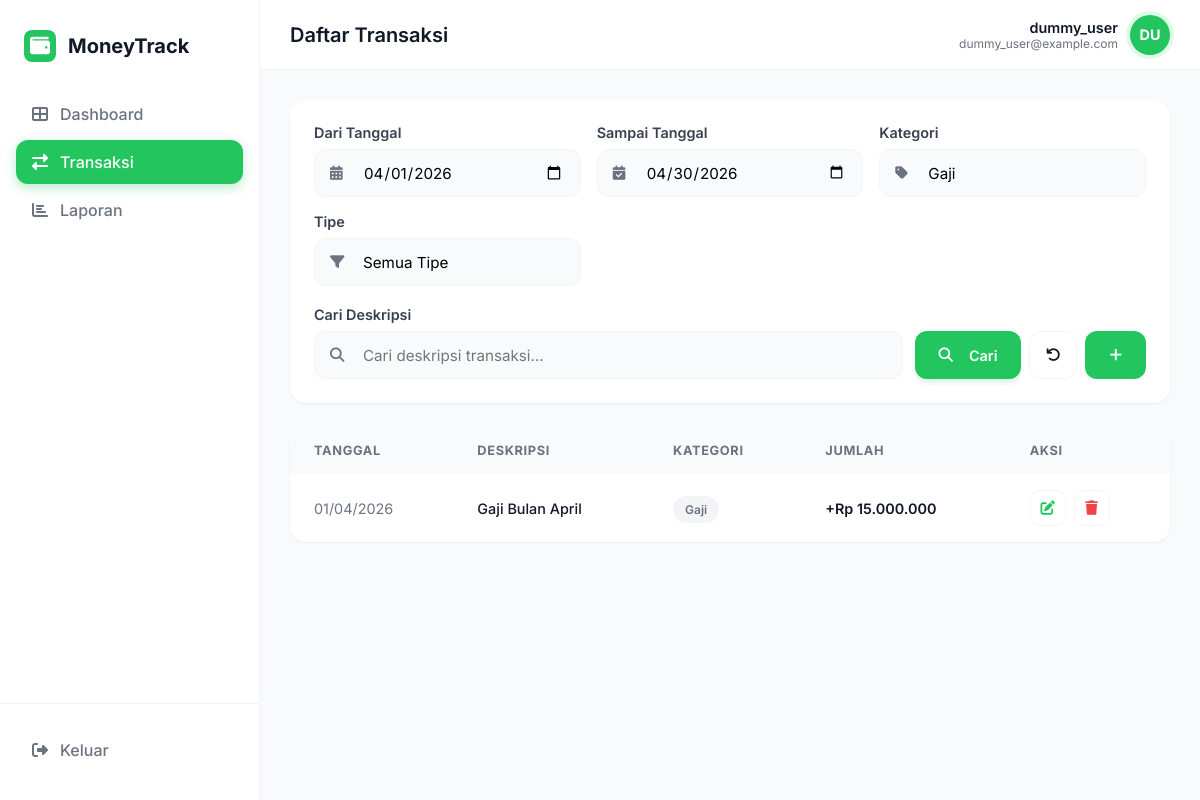
Screenshot of /transaksi.php?kategori_id=4 (signed in) with the database file from the repository.
### tables this page shows
CREATE TABLE IF NOT EXISTS transaksi (
    id INT AUTO_INCREMENT PRIMARY KEY,
    user_id INT NOT NULL,
    kategori_id INT NOT NULL,
    tipe ENUM('income', 'expense') NOT NULL,
    jumlah DECIMAL(15, 2) NOT NULL,
    tanggal DATE NOT NULL,
    deskripsi TEXT,
    FOREIGN KEY (user_id) REFERENCES users(id) ON DELETE CASCADE,
    FOREIGN KEY (kategori_id) REFERENCES kategori(id) ON DELETE CASCADE
);

CREATE TABLE IF NOT EXISTS kategori (
    id INT AUTO_INCREMENT PRIMARY KEY,
    nama_kategori VARCHAR(50) NOT NULL
);

### koneksi.php (called while the page is built, shortened)
<?php
function formatRupiah($angka) {
    return "Rp " . number_format($angka, 0, ',', '.');
}
?>

### transaksi.php (the view, shortened to what this page needs)
<?php
require_once 'koneksi.php';
$user_id = $_SESSION['user_id'];
$start_date = isset($_GET['start_date']) ? $_GET['start_date'] : date('Y-m-01');
$end_date = isset($_GET['end_date']) ? $_GET['end_date'] : date('Y-m-t');
$filter_kategori = isset($_GET['kategori_id']) ? $_GET['kategori_id'] : '';
$search = isset($_GET['search']) ? $_GET['search'] : '';
$query = "SELECT t.*, k.nama_kategori
          FROM transaksi t
          JOIN kategori k ON t.kategori_id = k.id
          WHERE t.user_id = :user_id
          AND t.tanggal BETWEEN :start_date AND :end_date";
$params = [':user_id' => $user_id, ':start_date' => $start_date, ':end_date' => $end_date];
if (!empty($filter_kategori)) { $query .= " AND t.kategori_id = :kategori_id"; $params[':kategori_id'] = $filter_kategori; }
$query .= " ORDER BY t.tanggal DESC, t.id DESC";
$stmt = $pdo->prepare($query);
$stmt->execute($params);
$transactions = $stmt->fetchAll();
$stmt_kat = $pdo->query("SELECT * FROM kategori");
$categories = $stmt_kat->fetchAll();
?>
<!DOCTYPE html>
<html lang="id">
<head>
    <link rel="stylesheet" href="style.css">
    <link rel="stylesheet" href="https://cdnjs.cloudflare.com/ajax/libs/font-awesome/6.4.0/css/all.min.css">
</head>
<body>
    <?php include 'sidebar.php'; ?>
    <main class="main-content">
        <?php include 'topbar.php'; ?>
        <div class="content-body">
            <div class="card" style="padding: 24px;">
                <form method="GET" action="transaksi.php" class="filter-section">
                    <div class="filter-row">
                        <div class="filter-group">
                            <label class="form-label">Dari Tanggal</label>
                            <div class="input-icon-wrapper">
                                <input type="date" name="start_date" class="form-control" value="<?= htmlspecialchars($start_date) ?>">
                            </div>
                        </div>
                        <div class="filter-group">
                            <label class="form-label">Sampai Tanggal</label>
                            <div class="input-icon-wrapper">
                                <input type="date" name="end_date" class="form-control" value="<?= htmlspecialchars($end_date) ?>">
                            </div>
                        </div>
                        <div class="filter-group">
                            <label class="form-label">Kategori</label>
                            <div class="input-icon-wrapper">
                                <select name="kategori_id" class="form-control">
                                    <?php foreach ($categories as $cat): ?>
                                        <option value="<?= $cat['id'] ?>" <?= $filter_kategori == $cat['id'] ? 'selected' : '' ?>>
                                            <?= htmlspecialchars($cat['nama_kategori']) ?>
                                        </option>
                                    <?php endforeach; ?>
                                </select>
                            </div>
                        </div>
                        <div class="filter-group">
                            <label class="form-label">Tipe</label>
                            <div class="input-icon-wrapper">
                                <select name="tipe" class="form-control">
                                    <option value="">Semua Tipe</option>
                                </select>
                            </div>
                        </div>
                    </div>
                    <div class="filter-actions">
                        <div class="filter-group" style="flex: 1;">
                            <label class="form-label">Cari Deskripsi</label>
                            <div class="input-icon-wrapper">
                                <input type="text" name="search" class="form-control" placeholder="Cari deskripsi transaksi..." value="<?= htmlspecialchars($search) ?>">
                            </div>
                        </div>
                        <div class="btn-group">
                            <button type="submit" class="btn btn-primary" style="height: 48px; padding: 0 24px;">
                                <i class="fas fa-search" style="margin-right: 8px;"></i> Cari
                            </button>
                            <a href="transaksi.php" class="btn btn-outline" style="height: 48px; width: 48px; display: flex; align-items: center; justify-content: center;" title="Reset Filter">
                                <i class="fas fa-undo"></i>
                            </a>
                            <a href="tambah.php" class="btn btn-success" style="height: 48px; padding: 0 24px; display: flex; align-items: center; justify-content: center; background: #22C55E; color: white;" title="Tambah Transaksi">
                                <i class="fas fa-plus"></i>
                            </a>
                        </div>
                    </div>
                </form>
            </div>
            <div class="card table-card">
                <div class="table-responsive">
                    <table class="table">
                        <thead>
                            <tr>
                                <th>Tanggal</th>
                                <th>Deskripsi</th>
                                <th>Kategori</th>
                                <th>Jumlah</th>
                                <th>Aksi</th>
                            </tr>
                        </thead>
                        <tbody>
                            <?php if (count($transactions) > 0): ?>
                                <?php foreach ($transactions as $t): ?>
                                    <tr>
                                        <td style="color: var(--text-muted);"><?= date('d/m/Y', strtotime($t['tanggal'])) ?></td>
                                        <td style="font-weight: 500;"><?= htmlspecialchars($t['deskripsi']) ?></td>
                                        <td>
                                            <span class="badge" style="background: #F3F4F6; color: var(--text-muted);">
                                                <?= htmlspecialchars($t['nama_kategori']) ?>
                                            </span>
                                        </td>
                                        <td style="font-weight: 600;" class="<?= $t['tipe'] == 'income' ? 'text-success' : 'text-danger' ?>">
                                            <?= $t['tipe'] == 'income' ? '+' : '-' ?><?= formatRupiah($t['jumlah']) ?>
                                        </td>
                                        <td>
                                            <div style="display: flex; gap: 8px;">
                                                <a href="edit.php?id=<?= $t['id'] ?>" class="btn btn-outline btn-icon" style="color: var(--primary);"><i class="fas fa-edit"></i></a>
                                                <a href="hapus.php?id=<?= $t['id'] ?>" class="btn btn-outline btn-icon btn-delete" style="color: var(--danger);"><i class="fas fa-trash"></i></a>
                                            </div>
                                        </td>
                                    </tr>
                                <?php endforeach; ?>
                            <?php else: ?>
                                <tr>
                                    <td colspan="5" style="text-align: center; padding: 40px;">Tidak ada transaksi yang ditemukan.</td>
                                </tr>
                            <?php endif; ?>
                        </tbody>
                    </table>
                </div>
            </div>
        </div>
    </main>
</body>
</html>

### style.css (style rules this page uses)
:root { --primary: #22C55E; --primary-dark: #16A34A; --primary-light: #DCFCE7; --bg-main: #F9FAFB; --sidebar-bg: #FFFFFF; --card-bg: #FFFFFF; --text-main: #111827; --text-muted: #6B7280; --border: #F3F4F6; --danger: #EF4444; --danger-light: #FEE2E2; --radius-lg: 16px; --radius-md: 12px; --shadow: 0 1px 3px 0 rgba(0, 0, 0, 0.05), 0 1px 2px -1px rgba(0, 0, 0, 0.05); --shadow-hover: 0 20px 25px -5px rgba(0, 0, 0, 0.1), 0 8px 10px -6px rgba(0, 0, 0, 0.1); --transition: all 0.3s cubic-bezier(0.4, 0, 0.2, 1); }
* { margin: 0; padding: 0; box-sizing: border-box; font-family: 'Inter', sans-serif; }
body { background-color: var(--bg-main); color: var(--text-main); display: flex; min-height: 100vh; overflow-x: hidden; }
.main-content { flex: 1; margin-left: 260px; display: flex; flex-direction: column; }
.content-body { padding: 30px; }
.card { background: var(--card-bg); border-radius: var(--radius-lg); box-shadow: var(--shadow); padding: 24px; border: none; margin-bottom: 24px; transition: var(--transition); }
.table-card { padding: 0; overflow: hidden; }
.table { width: 100%; border-collapse: collapse; }
.table th { background: #F9FAFB; padding: 16px 24px; text-align: left; font-size: 0.8rem; text-transform: uppercase; color: var(--text-muted); letter-spacing: 0.05em; }
.table td { padding: 16px 24px; border-bottom: 1px solid var(--border); font-size: 0.9rem; }
.table tr:last-child td { border-bottom: none; }
.badge { padding: 6px 12px; border-radius: 20px; font-size: 0.75rem; font-weight: 600; }
.btn { padding: 10px 20px; border-radius: 12px; font-weight: 600; font-size: 0.9rem; cursor: pointer; text-decoration: none; transition: var(--transition); border: none; display: inline-flex; align-items: center; justify-content: center; gap: 8px; }
.btn-primary { background: var(--primary); color: white; box-shadow: 0 4px 6px -1px rgba(34, 197, 94, 0.2); }
.btn-outline { background: white; border: 1px solid var(--border); color: var(--text-main); }
.btn-icon { width: 36px; height: 36px; padding: 0; justify-content: center; border-radius: 10px; }
.filter-section { display: flex; flex-direction: column; gap: 20px; }
.filter-row { display: grid; grid-template-columns: repeat(auto-fit, minmax(200px, 1fr)); gap: 16px; }
.filter-actions { display: flex; gap: 12px; align-items: flex-end; }
.btn-group { display: flex; gap: 8px; }
.input-icon-wrapper { position: relative; display: flex; align-items: center; }
.input-icon-wrapper .form-control { padding-left: 48px; height: 48px; }
select.form-control { appearance: none; background-repeat: no-repeat; background-position: right 12px center; background-size: 16px; padding-right: 40px; }
.form-label { display: block; margin-bottom: 8px; font-weight: 600; font-size: 0.9rem; color: #374151; }
.form-control { width: 100%; padding: 12px 16px; border: 1px solid var(--border); border-radius: 12px; background: #F9FAFB; transition: var(--transition); font-size: 0.95rem; }

### rows the page displays
transaksi: tanggal "01/04/2026", deskripsi "Gaji Bulan April", kategori.nama_kategori "Gaji", jumlah "Rp 15.000.000"

### other values shown
$title "Daftar Transaksi"
$_SESSION['username'] "dummy_user"
$initials "DU"
form field kategori_id "Gaji"
